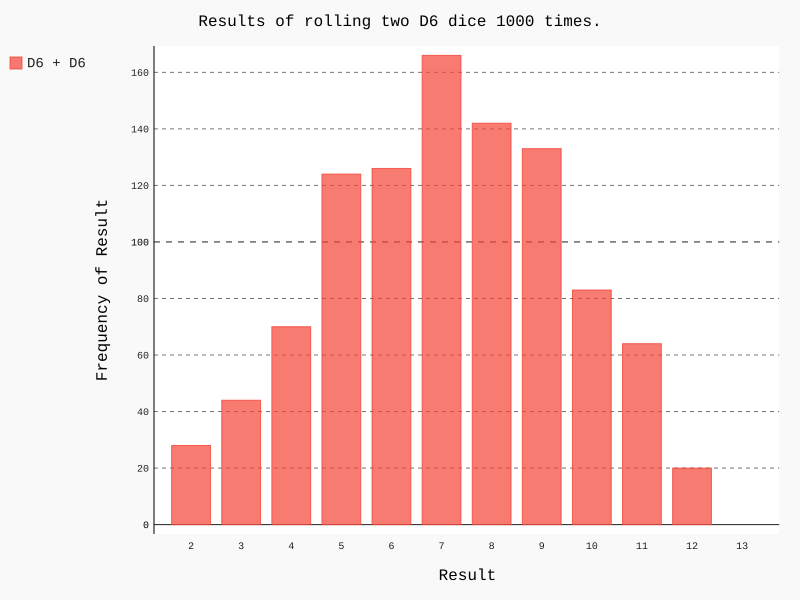

Reproduce this figure in Python.
import pygal
from die import die

die_1 = die()
die_2 = die()

results = []

for row_num in range(1000):
    result = die_1.roll() + die_2.roll()
    results.append(result)

frequencies = []

max_result = die_1.num_sides + die_2.num_sides

for value in range(2, max_result + 1):
    frequency = results.count(value)
    frequencies.append(frequency)

hist = pygal.Bar()

hist.title = 'Results of rolling two D6 dice 1000 times.'

hist.x_labels = ['2','3','4','5','6','7','8','9','10','11','12','13']

hist.x_title = 'Result'
hist.y_title = 'Frequency of Result'

hist.add('D6 + D6', frequencies)
hist.render_to_file('dice_visual.svg')
